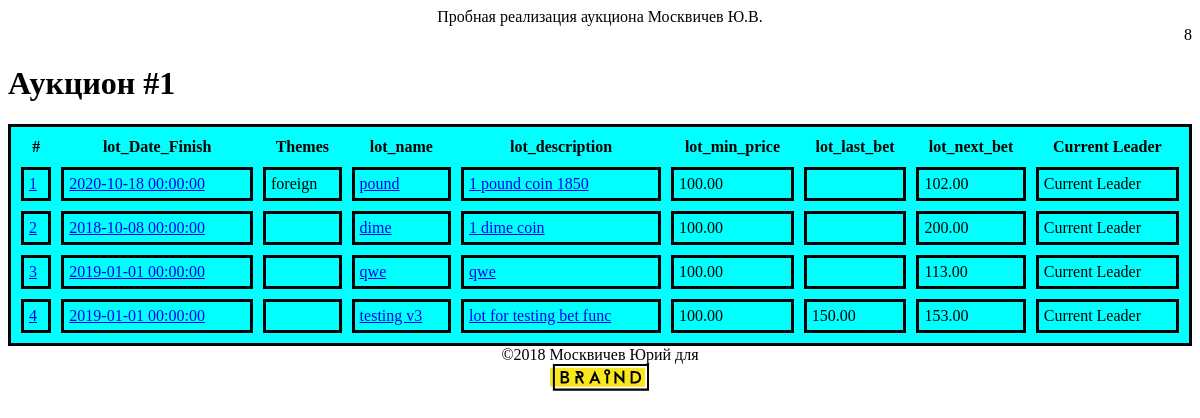
/auction.php/?id=1 (signed in), run on the app's committed database.
### tables this page shows
CREATE TABLE `auctions` (
  `id` int(11) NOT NULL AUTO_INCREMENT,
  `Date_Start` datetime NOT NULL,
  `Date_Finish` datetime NOT NULL,
  PRIMARY KEY (`id`)
);

CREATE TABLE `lots` (
  `id_lot` int(11) NOT NULL AUTO_INCREMENT,
  `lot_Date_Finish` datetime NOT NULL,
  `lot_name` varchar(45) NOT NULL,
  `lot_description` varchar(256) NOT NULL,
  `lot_min_price` decimal(15,2) NOT NULL,
  `auction_id` int(11) NOT NULL,
  `lot_next_bet` decimal(15,2) NOT NULL,
  `lot_hidden_bet` decimal(15,2) NOT NULL,
  `lot_current_leader` int(11) DEFAULT NULL,
  `lot_last_bet` varchar(45) DEFAULT NULL,
  PRIMARY KEY (`id_lot`),
  KEY `fk_lot_auction_idx` (`auction_id`),
  KEY `fk_lots_1_idx` (`lot_current_leader`),
  CONSTRAINT `fk_lot_auction` FOREIGN KEY (`auction_id`) REFERENCES `auctions` (`id`) ON DELETE NO ACTION ON UPDATE NO ACTION,
  CONSTRAINT `fk_lots_1` FOREIGN KEY (`lot_current_leader`) REFERENCES `users` (`id_user`) ON DELETE NO ACTION ON UPDATE NO ACTION
);

CREATE TABLE `themes_for_lot` (
  `lot_id` int(11) NOT NULL,
  `theme_id` int(11) NOT NULL,
  PRIMARY KEY (`lot_id`,`theme_id`),
  KEY `fk_themes_for_lot_2_idx` (`theme_id`),
  CONSTRAINT `fk_themes_for_lot_1` FOREIGN KEY (`lot_id`) REFERENCES `lots` (`id_lot`) ON DELETE NO ACTION ON UPDATE NO ACTION,
  CONSTRAINT `fk_themes_for_lot_2` FOREIGN KEY (`theme_id`) REFERENCES `Themes` (`theme_id`) ON DELETE NO ACTION ON UPDATE NO ACTION
);

CREATE TABLE `Themes` (
  `theme_id` int(11) NOT NULL AUTO_INCREMENT,
  `Theme_Name` varchar(256) NOT NULL,
  PRIMARY KEY (`theme_id`)
);

### auction.php (called while the page is built)
<?php
    require_once("database.php");
    require_once("models/auction.php");
    require_once("models/lot.php");
    $link = db_connect();
    $auction = auction_get($link, $_GET['id']);
    include ("views/auction.php");
 ?>

### models/auction.php (called while the page is built, shortened)
<?php
    function get_auction_lots($link, $id){
        $query = "SELECT * FROM lots WHERE auction_id = ".$id ;
        $result = mysqli_query($link, $query);
        $n = mysqli_num_rows ($result);
        $lots = array();
        for ($i = 0; $i < $n; $i++){
            $row = mysqli_fetch_assoc($result);
            $lots[] = $row;
        }
        return $lots;
    }
    function auction_get($link, $id){
        $query = "SELECT * FROM auctions WHERE  id =".$id;
        $result = mysqli_query($link, $query);
        $auction = mysqli_fetch_assoc($result);
        return $auction;
    }
?>

### models/lot.php (called while the page is built, shortened)
<?php
    function get_lot_themes($link, $id){
        $query = "SELECT * FROM themes_for_lot
                    INNER JOIN Themes on Themes.theme_id = themes_for_lot.theme_id
                    where lot_id = ".$id ;
        $result = mysqli_query($link, $query);
        $n = mysqli_num_rows ($result);
        $themes = array();
        for ($i = 0; $i < $n; $i++){
            $row = mysqli_fetch_assoc($result);
            $themes[] = $row;
        }
        return $themes;
    }
?>

### views/auction.php (the view, shortened to what this page needs)
<!DOCTYPE html>
<html>
    <head>
        <link rel="stylesheet" href="/style.css" />
    </head>
    <body>
        <?php include('views/header.php'); ?>
        <div>
                <h1>Аукцион #<?=$auction['id']?></h1>
        </div>
        <div>
            <table class="table_auction">
                <tr>
                    <th>#</th>
                    <th>lot_Date_Finish</th>
                    <th>Themes</th>
                    <th>lot_name</th>
                    <th>lot_description</th>
                    <th>lot_min_price</th>
                    <th>lot_last_bet</th>
                    <th>lot_next_bet</th>
                    <th>Current Leader</th>
                </tr>
                <?php foreach($lots=get_auction_lots($link, $auction['id']) as $lot): ?>
                <tr>
                    <td><a href="/lot.php?id=<?=$lot['id_lot']?>"><?=$lot['id_lot']?></a></td>
                    <td><a href="/lot.php?id=<?=$lot['id_lot']?>"><?=$lot['lot_Date_Finish']?></a></td>
                    <td><?php foreach($themes=get_lot_themes($link, $lot['id_lot']) as $t): ?>
                            <?=$t['Theme_Name']?>
                        <?php endforeach ?></td>
                    <td><a href="/lot.php?id=<?=$lot['id_lot']?>"><?=$lot['lot_name']?></a></td>
                    <td><a href="/lot.php?id=<?=$lot['id_lot']?>"><?=$lot['lot_description']?></a></td>
                    <td><?=$lot['lot_min_price']?></td>
                    <td><?=$lot['lot_last_bet']?></td>
                    <td><?=$lot['lot_next_bet']?></td>
                    <td>Current Leader</td>
                </tr>
                <?php endforeach ?>
            </table>
        </div>
        <?php include('views/footer.php'); ?>
    </body>
</html>

### style.css (style rules this page uses)
.table_auction { width: 100%; background-color: aqua; border: 3px solid black; border-color: black; border-collapse: none; border-spacing: 10px; }
td { border: 3px solid black; padding: 5px; }

### data on the page
auctions: id "1"
lots: id_lot "1", lot_Date_Finish "2020-10-18 00:00:00", lot_name "pound", lot_description "1 pound coin 1850", lot_min_price "100.00", lot_next_bet "102.00"
themes_for_lot: theme.Theme_Name "foreign"
lots: id_lot "2", lot_Date_Finish "2018-10-08 00:00:00", lot_name "dime", lot_description "1 dime coin", lot_min_price "100.00", lot_next_bet "200.00"
lots: id_lot "3", lot_Date_Finish "2019-01-01 00:00:00", lot_name "qwe", lot_description "qwe", lot_min_price "100.00", lot_next_bet "113.00"
lots: id_lot "4", lot_Date_Finish "2019-01-01 00:00:00", lot_name "testing v3", lot_description "lot for testing bet func", lot_min_price "100.00", lot_last_bet "150.00", lot_next_bet "153.00"

### other printed values
$_COOKIE['id'] "8"
